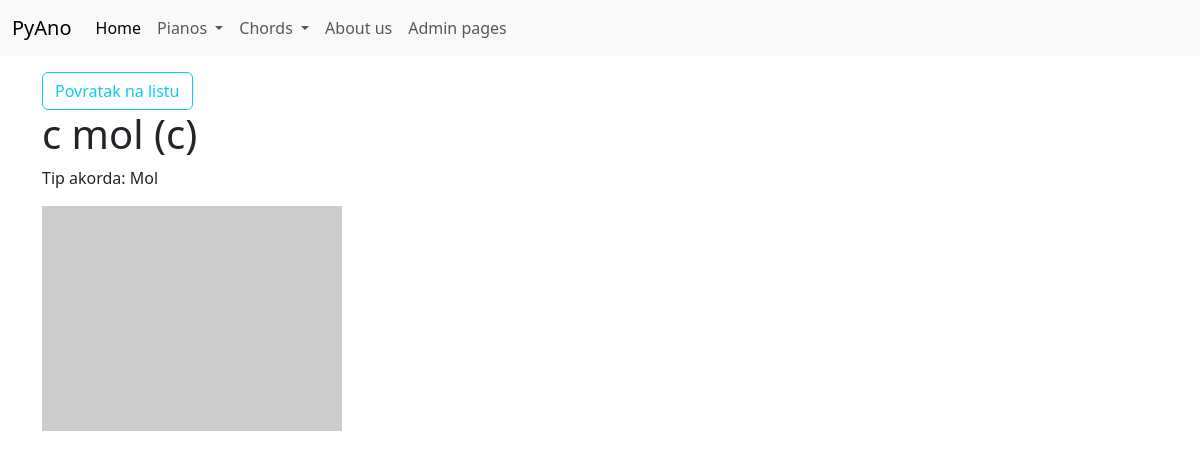
The app's page /chords//2 with its own data.
### chords/models/chords.py (models this page shows, shortened)
class Chord(models.Model):
    name = models.CharField(
        max_length=15,
        null=False,
        blank=False,
        help_text='Naziv akorda'
    )
    symbol = models.CharField(
        max_length=15,
        null=True,
        blank=True,
        help_text='Simbol akorda'
    )
    schema_url = models.CharField(
        max_length=750,
        null=True,
        blank=True,
        help_text='Putanja do sheme akorda'
    )
    type = models.ForeignKey(
        ChordType,
        null=False,
        default=0,
        on_delete=models.SET_DEFAULT
    )

### chords/models/chords_type.py (models this page shows)
class ChordType(models.Model):
    name = models.CharField(
        max_length=150,
        null=False,
        blank=False,
        help_text='Tip akorda'
    )
    def __str__(self):
        return f'{self.name}'

### chords/views.py (the view)
# urls.py: path('/<int:pk>', views.details, name='chords_details'),
def details(request, pk):
    chord = get_object_or_404(
        Chord.objects, pk=pk
    )
    return render(request, 'chords/details.html', {'chord': chord})

### templates/chords/details.html
{% extends "base/base.html" %}
{% block page_content %}
<a href="{% url 'chords_list' %}" class="btn btn-outline-info">Povratak na listu</a>
<h1>{{ chord.name }} ({{ chord.symbol }})</h1>
<p>Tip akorda: {{ chord.type }}</p>
{% if chord.schema_url %}
<div><img width=300 src="{{ chord.schema_url }}" /></div>
{% else %}
<div><img width=300 src="https://placehold.co/400x300" /></div>
{% endif %}
{% endblock page_content %}

### records on screen
Chord: name "c mol", symbol "c", type "Mol"
